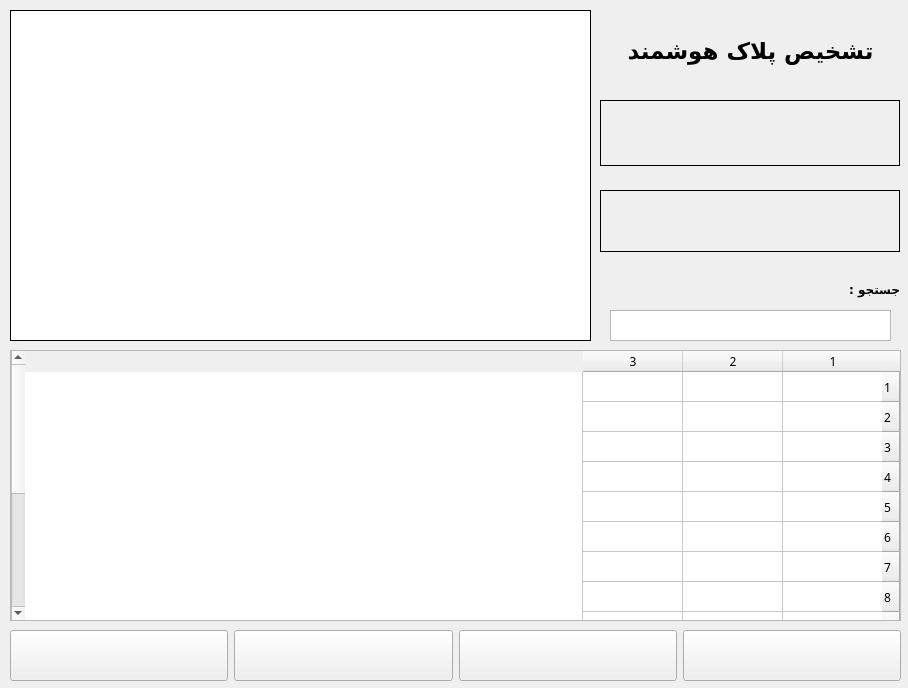
<?xml version="1.0" encoding="UTF-8"?>
<ui version="4.0">
 <class>MainWindow</class>
 <widget class="QMainWindow" name="MainWindow">
  <property name="geometry">
   <rect>
    <x>0</x>
    <y>0</y>
    <width>908</width>
    <height>688</height>
   </rect>
  </property>
  <property name="sizePolicy">
   <sizepolicy hsizetype="Preferred" vsizetype="Preferred">
    <horstretch>0</horstretch>
    <verstretch>0</verstretch>
   </sizepolicy>
  </property>
  <property name="windowTitle">
   <string>AI-PLATE</string>
  </property>
  <property name="toolTip">
   <string>جستجو</string>
  </property>
  <widget class="QWidget" name="centralwidget">
   <widget class="QLabel" name="mainView">
    <property name="geometry">
     <rect>
      <x>10</x>
      <y>10</y>
      <width>580</width>
      <height>326</height>
     </rect>
    </property>
    <property name="frameShape">
     <enum>QFrame::Shape::Box</enum>
    </property>
    <property name="text">
     <string/>
    </property>
   </widget>
   <widget class="QLabel" name="label">
    <property name="geometry">
     <rect>
      <x>620</x>
      <y>30</y>
      <width>261</width>
      <height>41</height>
     </rect>
    </property>
    <property name="font">
     <font>
      <family>Vazirmatn</family>
      <pointsize>17</pointsize>
      <bold>true</bold>
     </font>
    </property>
    <property name="text">
     <string>تشخیص پلاک هوشمند</string>
    </property>
    <property name="alignment">
     <set>Qt::AlignmentFlag::AlignCenter</set>
    </property>
   </widget>
   <widget class="QLabel" name="plate_view">
    <property name="geometry">
     <rect>
      <x>600</x>
      <y>100</y>
      <width>300</width>
      <height>66</height>
     </rect>
    </property>
    <property name="sizePolicy">
     <sizepolicy hsizetype="Fixed" vsizetype="Fixed">
      <horstretch>0</horstretch>
      <verstretch>0</verstretch>
     </sizepolicy>
    </property>
    <property name="maximumSize">
     <size>
      <width>300</width>
      <height>66</height>
     </size>
    </property>
    <property name="frameShape">
     <enum>QFrame::Shape::Box</enum>
    </property>
    <property name="text">
     <string/>
    </property>
    <property name="alignment">
     <set>Qt::AlignmentFlag::AlignCenter</set>
    </property>
   </widget>
   <widget class="QLabel" name="plateTextView">
    <property name="enabled">
     <bool>true</bool>
    </property>
    <property name="geometry">
     <rect>
      <x>600</x>
      <y>190</y>
      <width>300</width>
      <height>62</height>
     </rect>
    </property>
    <property name="sizePolicy">
     <sizepolicy hsizetype="Fixed" vsizetype="Fixed">
      <horstretch>0</horstretch>
      <verstretch>0</verstretch>
     </sizepolicy>
    </property>
    <property name="maximumSize">
     <size>
      <width>300</width>
      <height>62</height>
     </size>
    </property>
    <property name="font">
     <font>
      <family>B Yekan</family>
      <pointsize>29</pointsize>
      <kerning>true</kerning>
     </font>
    </property>
    <property name="layoutDirection">
     <enum>Qt::LayoutDirection::LeftToRight</enum>
    </property>
    <property name="autoFillBackground">
     <bool>false</bool>
    </property>
    <property name="styleSheet">
     <string notr="true"/>
    </property>
    <property name="frameShape">
     <enum>QFrame::Shape::Box</enum>
    </property>
    <property name="text">
     <string/>
    </property>
    <property name="textFormat">
     <enum>Qt::TextFormat::PlainText</enum>
    </property>
    <property name="scaledContents">
     <bool>false</bool>
    </property>
    <property name="alignment">
     <set>Qt::AlignmentFlag::AlignCenter</set>
    </property>
   </widget>
   <widget class="QTableWidget" name="tableWidget">
    <property name="geometry">
     <rect>
      <x>10</x>
      <y>350</y>
      <width>891</width>
      <height>271</height>
     </rect>
    </property>
    <property name="font">
     <font>
      <family>B Yekan</family>
     </font>
    </property>
    <property name="layoutDirection">
     <enum>Qt::LayoutDirection::RightToLeft</enum>
    </property>
    <property name="alternatingRowColors">
     <bool>false</bool>
    </property>
    <property name="rowCount">
     <number>15</number>
    </property>
    <property name="columnCount">
     <number>3</number>
    </property>
    <attribute name="horizontalHeaderCascadingSectionResizes">
     <bool>false</bool>
    </attribute>
    <attribute name="verticalHeaderCascadingSectionResizes">
     <bool>false</bool>
    </attribute>
    <row/>
    <row/>
    <row/>
    <row/>
    <row/>
    <row/>
    <row/>
    <row/>
    <row/>
    <row/>
    <row/>
    <row/>
    <row/>
    <row/>
    <row/>
    <column/>
    <column/>
    <column/>
   </widget>
   <widget class="QLabel" name="plate_text_ir">
    <property name="enabled">
     <bool>true</bool>
    </property>
    <property name="geometry">
     <rect>
      <x>830</x>
      <y>190</y>
      <width>71</width>
      <height>62</height>
     </rect>
    </property>
    <property name="sizePolicy">
     <sizepolicy hsizetype="Fixed" vsizetype="Fixed">
      <horstretch>0</horstretch>
      <verstretch>0</verstretch>
     </sizepolicy>
    </property>
    <property name="maximumSize">
     <size>
      <width>300</width>
      <height>62</height>
     </size>
    </property>
    <property name="font">
     <font>
      <family>B Yekan</family>
      <pointsize>23</pointsize>
      <kerning>true</kerning>
     </font>
    </property>
    <property name="layoutDirection">
     <enum>Qt::LayoutDirection::LeftToRight</enum>
    </property>
    <property name="autoFillBackground">
     <bool>false</bool>
    </property>
    <property name="styleSheet">
     <string notr="true">letter-spacing: 3px;
                        padding-bottom: 3%;
                    </string>
    </property>
    <property name="frameShape">
     <enum>QFrame::Shape::NoFrame</enum>
    </property>
    <property name="text">
     <string/>
    </property>
    <property name="textFormat">
     <enum>Qt::TextFormat::PlainText</enum>
    </property>
    <property name="scaledContents">
     <bool>false</bool>
    </property>
    <property name="alignment">
     <set>Qt::AlignmentFlag::AlignCenter</set>
    </property>
   </widget>
   <widget class="QLabel" name="plate_text_num">
    <property name="enabled">
     <bool>true</bool>
    </property>
    <property name="geometry">
     <rect>
      <x>630</x>
      <y>190</y>
      <width>201</width>
      <height>62</height>
     </rect>
    </property>
    <property name="sizePolicy">
     <sizepolicy hsizetype="Fixed" vsizetype="Fixed">
      <horstretch>0</horstretch>
      <verstretch>0</verstretch>
     </sizepolicy>
    </property>
    <property name="maximumSize">
     <size>
      <width>300</width>
      <height>62</height>
     </size>
    </property>
    <property name="font">
     <font>
      <family>B Yekan</family>
      <pointsize>28</pointsize>
      <kerning>true</kerning>
     </font>
    </property>
    <property name="layoutDirection">
     <enum>Qt::LayoutDirection::LeftToRight</enum>
    </property>
    <property name="autoFillBackground">
     <bool>false</bool>
    </property>
    <property name="styleSheet">
     <string notr="true">letter-spacing: 3px;
                        padding-bottom: 5%;
                    </string>
    </property>
    <property name="frameShape">
     <enum>QFrame::Shape::NoFrame</enum>
    </property>
    <property name="text">
     <string/>
    </property>
    <property name="textFormat">
     <enum>Qt::TextFormat::PlainText</enum>
    </property>
    <property name="scaledContents">
     <bool>false</bool>
    </property>
    <property name="alignment">
     <set>Qt::AlignmentFlag::AlignCenter</set>
    </property>
   </widget>
   <widget class="QLabel" name="label_2">
    <property name="geometry">
     <rect>
      <x>610</x>
      <y>50</y>
      <width>31</width>
      <height>41</height>
     </rect>
    </property>
    <property name="font">
     <font>
      <family>B Yekan</family>
      <pointsize>17</pointsize>
     </font>
    </property>
    <property name="text">
     <string/>
    </property>
    <property name="pixmap">
     <pixmap>../icons/65th_xs.png</pixmap>
    </property>
    <property name="scaledContents">
     <bool>true</bool>
    </property>
   </widget>
   <widget class="QLabel" name="label_3">
    <property name="geometry">
     <rect>
      <x>270</x>
      <y>-40</y>
      <width>31</width>
      <height>41</height>
     </rect>
    </property>
    <property name="font">
     <font>
      <family>B Yekan</family>
      <pointsize>17</pointsize>
     </font>
    </property>
    <property name="text">
     <string/>
    </property>
    <property name="pixmap">
     <pixmap>../icons/65th_xs.png</pixmap>
    </property>
    <property name="scaledContents">
     <bool>true</bool>
    </property>
   </widget>
   <widget class="QGraphicsView" name="gv">
    <property name="geometry">
     <rect>
      <x>10</x>
      <y>10</y>
      <width>581</width>
      <height>331</height>
     </rect>
    </property>
    <property name="frameShape">
     <enum>QFrame::Shape::Panel</enum>
    </property>
    <property name="frameShadow">
     <enum>QFrame::Shadow::Plain</enum>
    </property>
   </widget>
   <widget class="QWidget" name="horizontalLayoutWidget">
    <property name="geometry">
     <rect>
      <x>10</x>
      <y>630</y>
      <width>891</width>
      <height>51</height>
     </rect>
    </property>
    <layout class="QHBoxLayout" name="horizontalLayout">
     <item>
      <widget class="QPushButton" name="searchButton">
       <property name="sizePolicy">
        <sizepolicy hsizetype="Minimum" vsizetype="Preferred">
         <horstretch>0</horstretch>
         <verstretch>0</verstretch>
        </sizepolicy>
       </property>
       <property name="text">
        <string/>
       </property>
      </widget>
     </item>
     <item>
      <widget class="QPushButton" name="sourceButton">
       <property name="sizePolicy">
        <sizepolicy hsizetype="Minimum" vsizetype="Preferred">
         <horstretch>0</horstretch>
         <verstretch>0</verstretch>
        </sizepolicy>
       </property>
       <property name="toolTip">
        <string>انتخاب منبع</string>
       </property>
       <property name="text">
        <string/>
       </property>
      </widget>
     </item>
     <item>
      <widget class="QPushButton" name="stopButton">
       <property name="sizePolicy">
        <sizepolicy hsizetype="Minimum" vsizetype="Preferred">
         <horstretch>0</horstretch>
         <verstretch>0</verstretch>
        </sizepolicy>
       </property>
       <property name="toolTip">
        <string>توقف</string>
       </property>
       <property name="text">
        <string/>
       </property>
      </widget>
     </item>
     <item>
      <widget class="QPushButton" name="startButton">
       <property name="sizePolicy">
        <sizepolicy hsizetype="Minimum" vsizetype="Preferred">
         <horstretch>0</horstretch>
         <verstretch>0</verstretch>
        </sizepolicy>
       </property>
       <property name="toolTip">
        <string>شروع</string>
       </property>
       <property name="text">
        <string/>
       </property>
      </widget>
     </item>
    </layout>
   </widget>
   <widget class="QLabel" name="label_4">
    <property name="geometry">
     <rect>
      <x>830</x>
      <y>280</y>
      <width>70</width>
      <height>19</height>
     </rect>
    </property>
    <property name="font">
     <font>
      <family>Vazirmatn</family>
      <bold>true</bold>
     </font>
    </property>
    <property name="text">
     <string>جستجو :</string>
    </property>
   </widget>
   <widget class="QTextEdit" name="searchBox">
    <property name="geometry">
     <rect>
      <x>610</x>
      <y>310</y>
      <width>281</width>
      <height>31</height>
     </rect>
    </property>
   </widget>
  </widget>
 </widget>
 <tabstops>
  <tabstop>tableWidget</tabstop>
 </tabstops>
 <resources/>
 <connections/>
</ui>
